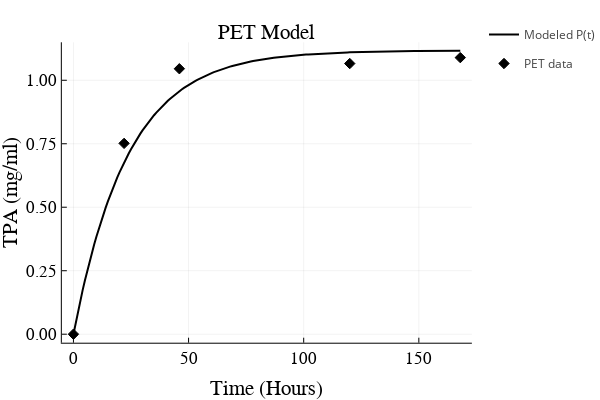

Source (notebook cell):
### Markdown cell above
### PET product model only

### Code cell
#Isolates the TPA values for the plot
PETlist = []
for i in 0:168
    PETlist = vcat(PETlist, PET_rxRes(i)[2])
end
petplot1 = plot([0:1:168;],PETlist, lw=2, title = "PET Model",color = "black")
petplot1.series_list[1][:label] = "Modeled P(t)"
plot!(PETFIBexp_data,seriestype = :scatter,label = "PET data",color = "black",marker=([:diamond :d]))
plot!(xtickfontsize=10,ytickfontsize=10)
ylabel!("TPA (mg/ml)")
xlabel!("Time (Hours)")
plot!(titlefontsize=15, xtickfontsize=12,ytickfontsize=12,xguidefontsize=15,yguidefontsize=15,legend=true)
display(petplot1)

### Figure 1 — Plotly figure (JSON) as saved in the notebook; plotly's stock layout.template omitted (floating-point values rounded to 4 significant figures; data arrays with more than 128 entries replaced by an {"elided": "..."} marker saying what was removed)
{"data": [{"colorbar": {"title": ""}, "legendgroup": "Modeled P(t)", "line": {"color": "rgba(0, 0, 0, 1.000)", "dash": "solid", "shape": "linear", "width": 2}, "mode": "lines", "name": "Modeled P(t)", "showlegend": true, "type": "scatter", "x": {"elided": "169 int values"}, "xaxis": "x", "y": {"elided": "169 float values"}, "yaxis": "y", "zmax": null, "zmin": null}, {"colorbar": {"title": ""}, "legendgroup": "PET data", "marker": {"color": "rgba(0, 0, 0, 1.000)", "line": {"color": "rgba(0, 0, 0, 1.000)", "width": 1}, "size": 8, "symbol": "diamond"}, "mode": "markers", "name": "PET data", "showlegend": true, "type": "scatter", "x": [0, 22, 46, 120, 168], "xaxis": "x", "y": [0, 0.7515, 1.045, 1.066, 1.089], "yaxis": "y", "zmax": null, "zmin": null}], "layout": {"annotations": [{"font": {"color": "rgba(0, 0, 0, 1.000)", "family": "sans-serif", "size": 21}, "rotation": 0, "showarrow": false, "text": "PET Model", "x": 0.5618, "xanchor": "center", "xref": "paper", "y": 1, "yanchor": "top", "yref": "paper"}], "height": 400, "legend_position": {"bgcolor": "rgba(255, 255, 255, 1.000)", "bordercolor": "rgba(0, 0, 0, 1.000)", "borderwidth": 1, "font": {"color": "rgba(0, 0, 0, 1.000)", "family": "sans-serif", "size": 11}, "title": {"font": {"color": "rgba(0, 0, 0, 1.000)", "family": "sans-serif", "size": 15}, "text": ""}, "tracegroupgap": 0, "traceorder": "normal", "x": 1, "xanchor": "auto", "y": 1, "yanchor": "auto"}, "margin": {"b": 20, "l": 0, "r": 0, "t": 20}, "paper_bgcolor": "rgba(255, 255, 255, 1.000)", "plot_bgcolor": "rgba(255, 255, 255, 1.000)", "showlegend": true, "width": 600, "xaxis": {"anchor": "y", "domain": [0.1302, 0.9934], "gridcolor": "rgba(0, 0, 0, 0.100)", "gridwidth": 0.5, "linecolor": "rgba(0, 0, 0, 1.000)", "mirror": false, "range": [-5.04, 173.0], "showgrid": true, "showline": true, "showticklabels": true, "tickangle": 0, "tickcolor": "rgb(0, 0, 0)", "tickfont": {"color": "rgba(0, 0, 0, 1.000)", "family": "sans-serif", "size": 17}, "tickmode": "array", "ticks": "inside", "ticktext": ["0", "50", "100", "150"], "tickvals": [0, 50, 100, 150], "title": "Time (Hours)", "titlefont": {"color": "rgba(0, 0, 0, 1.000)", "family": "sans-serif", "size": 21}, "type": "-", "visible": true, "zeroline": false, "zerolinecolor": "rgba(0, 0, 0, 1.000)"}, "yaxis": {"anchor": "x", "domain": [0.1036, 0.9381], "gridcolor": "rgba(0, 0, 0, 0.100)", "gridwidth": 0.5, "linecolor": "rgba(0, 0, 0, 1.000)", "mirror": false, "range": [-0.03348, 1.15], "showgrid": true, "showline": true, "showticklabels": true, "tickangle": 0, "tickcolor": "rgb(0, 0, 0)", "tickfont": {"color": "rgba(0, 0, 0, 1.000)", "family": "sans-serif", "size": 17}, "tickmode": "array", "ticks": "inside", "ticktext": ["0.00", "0.25", "0.50", "0.75", "1.00"], "tickvals": [0, 0.25, 0.5, 0.75, 1], "title": "TPA (mg/ml)", "titlefont": {"color": "rgba(0, 0, 0, 1.000)", "family": "sans-serif", "size": 21}, "type": "-", "visible": true, "zeroline": false, "zerolinecolor": "rgba(0, 0, 0, 1.000)"}}}
